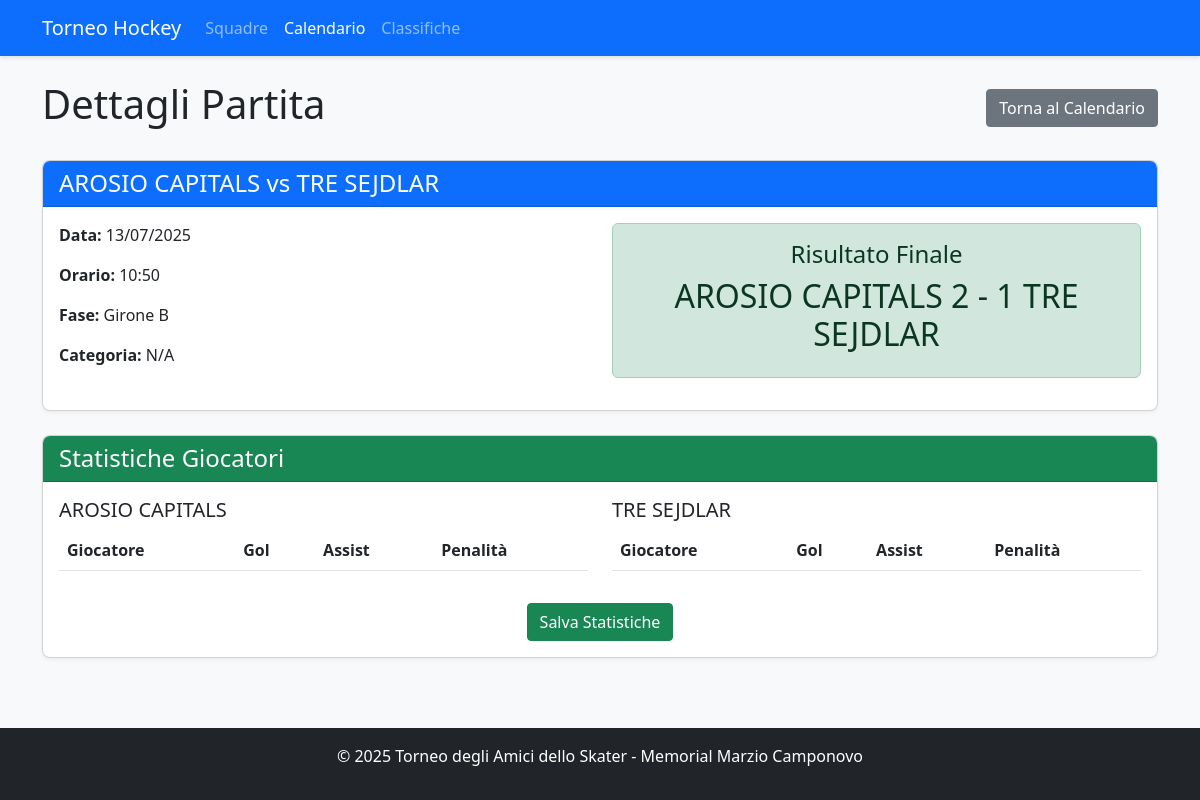
Page /match/2 on the earlier database version.
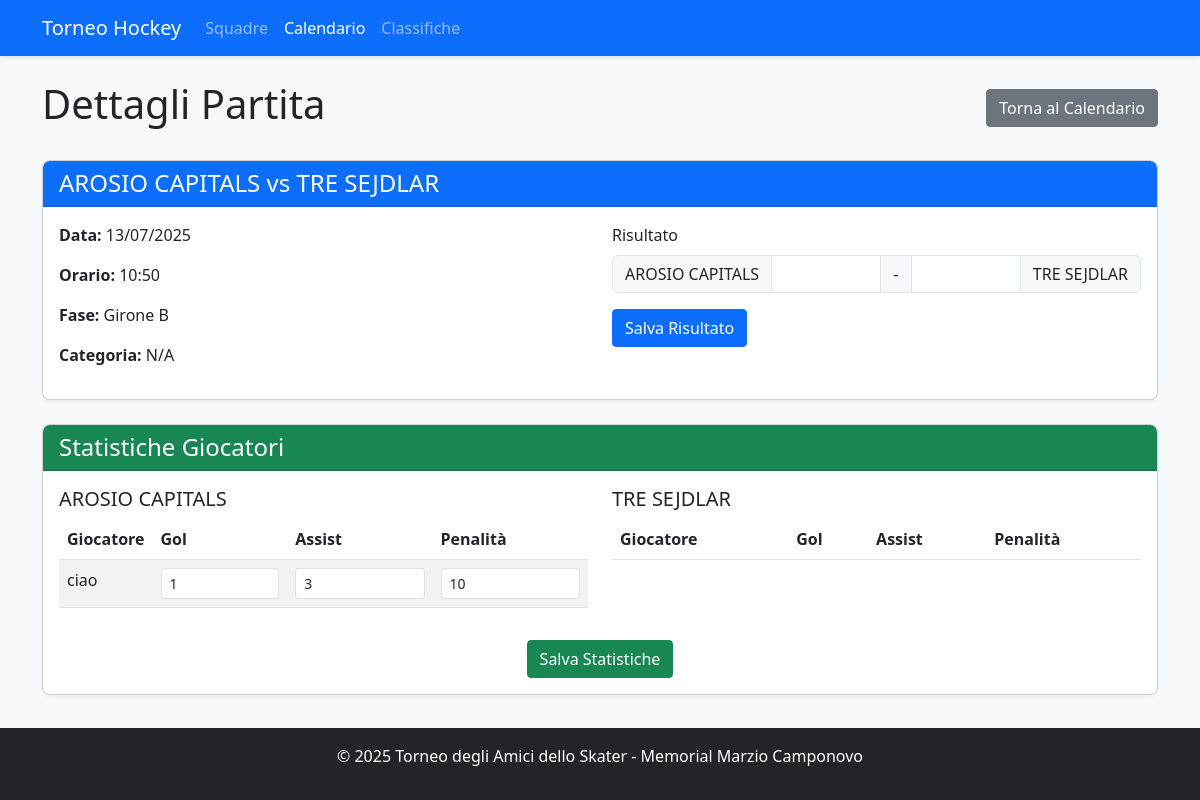
Same page on the later database version.
### app.py (models this page shows, shortened)
class Team(db.Model):
    id = db.Column(db.Integer, primary_key=True)
    name = db.Column(db.String(100), nullable=False, unique=True)
    group = db.Column(db.String(1))  # A, B, C, or D
    players = db.relationship('Player', backref='team', lazy=True)
    matches = db.relationship(
        'Match',
        primaryjoin="or_(Team.id == Match.team1_id, Team.id == Match.team2_id)",
        lazy=True,
        overlaps="team1,team2"
    )
    wins = db.Column(db.Integer, default=0)
    losses = db.Column(db.Integer, default=0)
    draws = db.Column(db.Integer, default=0)
    goals_for = db.Column(db.Integer, default=0)
    goals_against = db.Column(db.Integer, default=0)
    points = db.Column(db.Integer, default=0)

class Match(db.Model):
    id = db.Column(db.Integer, primary_key=True)
    team1_id = db.Column(db.Integer, db.ForeignKey('team.id'), nullable=False)
    team2_id = db.Column(db.Integer, db.ForeignKey('team.id'), nullable=False)
    team1 = db.relationship('Team', foreign_keys=[team1_id], overlaps="matches")
    team2 = db.relationship('Team', foreign_keys=[team2_id], overlaps="matches")
    date = db.Column(db.Date, nullable=False)
    time = db.Column(db.Time, nullable=False)
    team1_score = db.Column(db.Integer, default=None)
    team2_score = db.Column(db.Integer, default=None)
    phase = db.Column(db.String(20), nullable=False)  # 'group', 'quarterfinal', 'semifinal', 'final'
    league = db.Column(db.String(20))  # 'Major League' or 'Beer League'
    @property
    def is_completed(self):
        return self.team1_score is not None and self.team2_score is not None

class Player(db.Model):
    id = db.Column(db.Integer, primary_key=True)
    name = db.Column(db.String(100), nullable=False)
    team_id = db.Column(db.Integer, db.ForeignKey('team.id'), nullable=False)
    is_registered = db.Column(db.Boolean, default=False)
    category = db.Column(db.String(20))  # LNA/LNB, 1a Lega, 2a Lega, Non tesserato
    goals = db.Column(db.Integer, default=0)
    assists = db.Column(db.Integer, default=0)
    penalties = db.Column(db.Integer, default=0)

### app.py (the view, shortened to what this page needs)
@app.route('/match/<int:match_id>', methods=['GET', 'POST'])
def match_detail(match_id):
    match = Match.query.get_or_404(match_id)
    team1_players = match.team1.players
    team2_players = match.team2.players
    stats_by_player = {player.id: player for player in (team1_players + team2_players)}
    return render_template('match_detail.html',
                           match=match,
                           team1_players=team1_players,
                           team2_players=team2_players,
                           stats_by_player=stats_by_player)

### app.py (called while the page is built)
def format_tournament_dates():
    dates = get_tournament_dates()
    formatted = {}
    for key, date_obj in dates.items():
        formatted[key] = {
            'date': date_obj,
            'formatted': date_obj.strftime('%d/%m/%Y'),
            'day_name': date_obj.strftime('%A'),
            'day_name_it': {
                'Monday': 'Lunedì',
                'Tuesday': 'Martedì',
                'Wednesday': 'Mercoledì',
                'Thursday': 'Giovedì',
                'Friday': 'Venerdì',
                'Saturday': 'Sabato',
                'Sunday': 'Domenica'
            }.get(date_obj.strftime('%A'), date_obj.strftime('%A'))
        }
    return formatted

@app.context_processor
def inject_tournament_dates():
    try:
        formatted_dates = format_tournament_dates()
        return {'tournament_dates': formatted_dates}
    except:
        return {'tournament_dates': {}}

@app.template_filter('datetime')
def format_datetime(value, format='%d/%m/%Y'):
    return value.strftime(format)

@app.template_filter('timeformat')
def format_time(value, format='%H:%M'):
    return value.strftime(format)

### templates/match_detail.html (shortened to what the changed rows need)
<!DOCTYPE html>
<html lang="it">
<head>
    <link rel="stylesheet" href="https://cdn.jsdelivr.net/npm/bootstrap@5.3.0/dist/css/bootstrap.min.css">
    <link rel="stylesheet" href="{{ url_for('static', filename='style.css') }}">
</head>
<body class="d-flex flex-column min-vh-100">
    <div class="container mt-4">
        <div class="d-flex justify-content-between align-items-center">
            <h1>Dettagli Partita</h1>
        </div>
        <div class="card mt-4">
            <div class="card-header bg-primary text-white">
                <h4 class="mb-0">{{ match.team1.name }} vs {{ match.team2.name }}</h4>
            </div>
            <div class="card-body">
                <div class="row">
                    <div class="col-md-6">
                        <p><strong>Data:</strong> {{ match.date|datetime('%d/%m/%Y') }}</p>
                        <p><strong>Orario:</strong> {{ match.time|timeformat('%H:%M') }}</p>
                        <p><strong>Fase:</strong>
                            {% if match.phase == 'group' %}
                                Girone {{ match.team1.group }}
                            {% elif match.phase == 'quarterfinal' %}
                                Quarti di Finale
                            {% elif match.phase == 'semifinal' %}
                                Semifinale
                            {% elif match.phase == 'placement' %}
                                Piazzamento
                            {% elif match.phase == 'final' %}
                                Finale
                            {% endif %}
                        </p>
                        <p><strong>Categoria:</strong> {{ match.league if match.league else 'N/A' }}</p>
                    </div>
                    <div class="col-md-6">
                        {% if not match.is_completed %}
                            <form method="post">
                                <div class="mb-3">
                                    <label class="form-label">Risultato</label>
                                    <div class="input-group">
                                        <span class="input-group-text">{{ match.team1.name }}</span>
                                        <input type="number" class="form-control" name="team1_score" min="0" required>
                                        <span class="input-group-text">-</span>
                                        <input type="number" class="form-control" name="team2_score" min="0" required>
                                        <span class="input-group-text">{{ match.team2.name }}</span>
                                    </div>
                                </div>
                                <button type="submit" class="btn btn-primary">Salva Risultato</button>
                            </form>
                        {% else %}
                            <div class="alert alert-success">
                                <h4 class="text-center">Risultato Finale</h4>
                                <h2 class="text-center">{{ match.team1.name }} {{ match.team1_score }} - {{ match.team2_score }} {{ match.team2.name }}</h2>
                            </div>
                        {% endif %}
                    </div>
                </div>
            </div>
        </div>
        {% if 1 %}
            <div class="card mt-4">
                <div class="card-header bg-success text-white">
                    <h4 class="mb-0">Statistiche Giocatori</h4>
                </div>
                <div class="card-body">
                    <form action="{{ url_for('update_player_stats', match_id=match.id) }}" method="post">
                        <div class="row">
                            <div class="col-md-6">
                                <h5>{{ match.team1.name }}</h5>
                                <div class="table-responsive">
                                    <table class="table table-striped">
                                        <thead>
                                            <tr>
                                                <th>Giocatore</th>
                                                <th>Gol</th>
                                                <th>Assist</th>
                                                <th>Penalità</th>
                                            </tr>
                                        </thead>
                                        <tbody>
                                            {% for player in team1_players %}
                                                <tr>
                                                    <td>{{ player.name }}</td>
                                                    <td>
                                                        <input type="number" class="form-control form-control-sm"
                                                               name="player_{{ player.id }}_goals"
                                                               value="{{ stats_by_player[player.id].goals if player.id in stats_by_player else 0 }}"
                                                               min="0">
                                                    </td>
                                                    <td>
                                                        <input type="number" class="form-control form-control-sm"
                                                               name="player_{{ player.id }}_assists"
                                                               value="{{ stats_by_player[player.id].assists if player.id in stats_by_player else 0 }}"
                                                               min="0">
                                                    </td>
                                                    <td>
                                                        <input type="number" class="form-control form-control-sm"
                                                               name="player_{{ player.id }}_penalties"
                                                               value="{{ stats_by_player[player.id].penalties if player.id in stats_by_player else 0 }}"
                                                               min="0">
                                                    </td>
                                                </tr>
                                            {% endfor %}
                                        </tbody>
                                    </table>
                                </div>
                            </div>
                            <div class="col-md-6">
                                <h5>{{ match.team2.name }}</h5>
                                <div class="table-responsive">
                                    <table class="table table-striped">
                                        <thead>
                                            <tr>
                                                <th>Giocatore</th>
                                                <th>Gol</th>
                                                <th>Assist</th>
                                                <th>Penalità</th>
                                            </tr>
                                        </thead>
                                    </table>
                                </div>
                            </div>
                        </div>
                        <div class="text-center mt-3">
                            <button type="submit" class="btn btn-success">Salva Statistiche</button>
                        </div>
                    </form>
                </div>
            </div>
        {% endif %}
    </div>
</body>
</html>

Differences in the rows shown:
changed Match: team1_score "2" → (not shown); team2_score "1" → (not shown)
added Player: name "ciao", id "1", assists "3", penalties "10"
Other differences:
text no longer shown: "Risultato Finale"
text now shown: "Risultato Salva Risultato"
